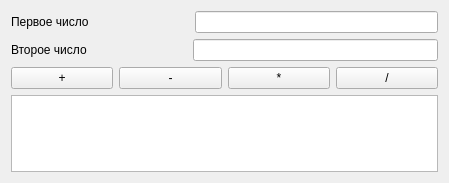
<?xml version="1.0" encoding="UTF-8"?>
<ui version="4.0">
 <class>Form</class>
 <widget class="QWidget" name="Form">
  <property name="geometry">
   <rect>
    <x>0</x>
    <y>0</y>
    <width>449</width>
    <height>183</height>
   </rect>
  </property>
  <property name="windowTitle">
   <string>Form</string>
  </property>
  <layout class="QVBoxLayout" name="verticalLayout_2">
   <item>
    <layout class="QVBoxLayout" name="verticalLayout">
     <item>
      <layout class="QHBoxLayout" name="horizontalLayout">
       <item>
        <widget class="QLabel" name="label">
         <property name="text">
          <string>Первое число</string>
         </property>
        </widget>
       </item>
       <item>
        <spacer name="horizontalSpacer">
         <property name="orientation">
          <enum>Qt::Horizontal</enum>
         </property>
         <property name="sizeType">
          <enum>QSizePolicy::Fixed</enum>
         </property>
         <property name="sizeHint" stdset="0">
          <size>
           <width>100</width>
           <height>20</height>
          </size>
         </property>
        </spacer>
       </item>
       <item>
        <widget class="QLineEdit" name="lineEdit"/>
       </item>
      </layout>
     </item>
     <item>
      <layout class="QHBoxLayout" name="horizontalLayout_2">
       <item>
        <widget class="QLabel" name="label_2">
         <property name="text">
          <string>Второе число</string>
         </property>
        </widget>
       </item>
       <item>
        <spacer name="horizontalSpacer_2">
         <property name="orientation">
          <enum>Qt::Horizontal</enum>
         </property>
         <property name="sizeType">
          <enum>QSizePolicy::Fixed</enum>
         </property>
         <property name="sizeHint" stdset="0">
          <size>
           <width>100</width>
           <height>20</height>
          </size>
         </property>
        </spacer>
       </item>
       <item>
        <widget class="QLineEdit" name="lineEdit_2"/>
       </item>
      </layout>
     </item>
     <item>
      <layout class="QHBoxLayout" name="horizontalLayout_3">
       <item>
        <widget class="QPushButton" name="pushButton">
         <property name="text">
          <string>+</string>
         </property>
        </widget>
       </item>
       <item>
        <widget class="QPushButton" name="pushButton_2">
         <property name="text">
          <string>-</string>
         </property>
        </widget>
       </item>
       <item>
        <widget class="QPushButton" name="pushButton_3">
         <property name="text">
          <string>*</string>
         </property>
        </widget>
       </item>
       <item>
        <widget class="QPushButton" name="pushButton_4">
         <property name="text">
          <string>/</string>
         </property>
        </widget>
       </item>
      </layout>
     </item>
     <item>
      <widget class="QPlainTextEdit" name="plainTextEdit">
       <property name="plainText">
        <string/>
       </property>
      </widget>
     </item>
    </layout>
   </item>
  </layout>
 </widget>
 <resources/>
 <connections/>
</ui>
